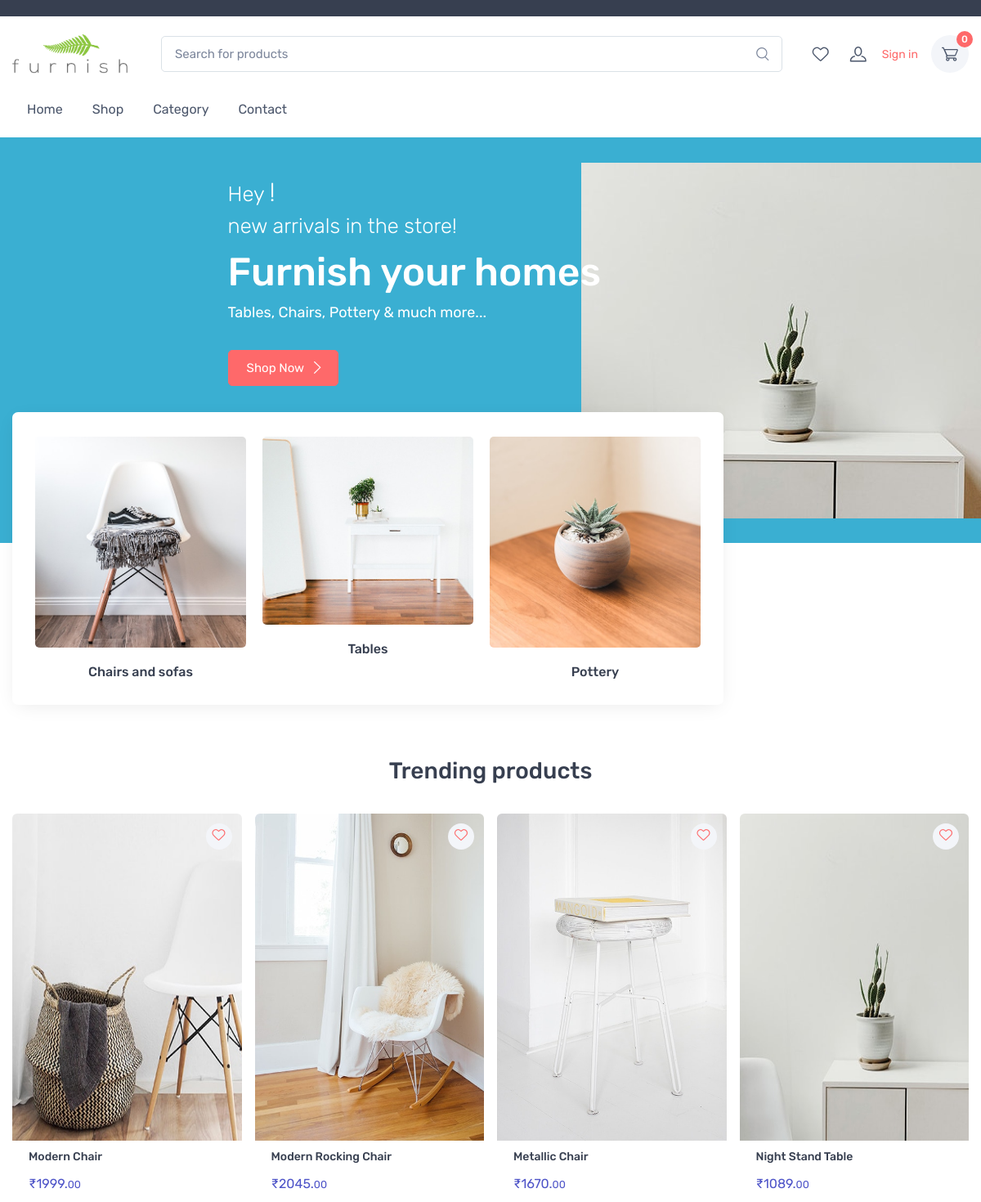
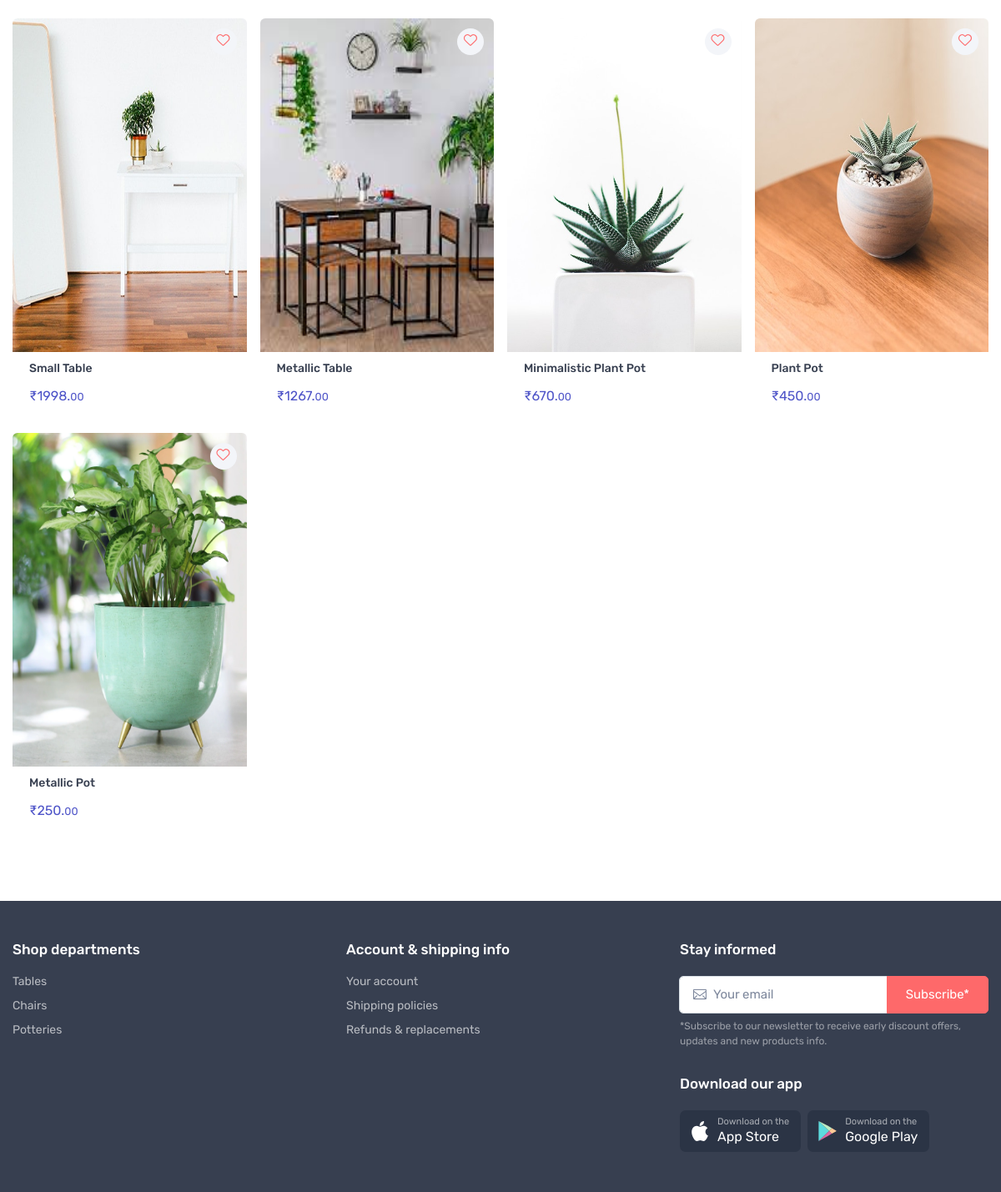
The page / on the database its author committed (2 pictures, top to bottom).
### category/models.py (models this page shows, shortened)
class Categorie(models.Model):
    category_name = models.CharField(max_length=50, unique=True)
    slug          = models.SlugField(max_length=100, unique=True, null=True)
    description   = models.TextField(max_length=225, blank=True)
    cat_image     = models.ImageField(upload_to='img/categories', blank=True)
    def get_url(self):
            return reverse('products_by_category', args=[self.slug])

### store/models.py (models this page shows, shortened)
class Product(models.Model):
    product_name    = models.CharField(max_length=200, unique=True)
    slug            = models.SlugField(max_length=200, unique=True)
    description     = models.TextField(max_length=500, blank=True)
    price           = models.IntegerField()
    images          = models.ImageField(upload_to='photos/products')
    stock           = models.IntegerField()
    is_available    = models.BooleanField(default=True)
    category        = models.ForeignKey(Categorie, on_delete=models.CASCADE)
    created_date    = models.DateTimeField(auto_now_add=True)
    modified_date   = models.DateTimeField(auto_now=True)
    def get_url(self):
        return reverse('product_detail', args=[self.category.slug, self.slug])

### accounts/views.py (the view)
# urls.py: path('',views.home,name='home'),
def home (request):
    ctgry = Categorie.objects.all()
    product = Product.objects.filter(is_available=True)
    return render(request, 'index.html',{'ctgry': ctgry, 'product':product})

### cart/context_processors.py (called while the page is built)
def counter(request):
    cart_count = 0
    if 'admin' in request.path:
        return {}
    else:
        try:
            cart = Cart.objects.filter(cart_id=_cart_id(request))
            if request.user.is_authenticated:
                cart_items = CartItem.objects.all().filter(user=request.user)
            else:
                cart_items = CartItem.objects.all().filter(cart=cart[:1])
            for cart_item in cart_items:
                cart_count += cart_item.quantity
        except Cart.DoesNotExist:
            cart_count = 0
    return dict(cart_count=cart_count)

def wish_counter(request):
    wish_count = 0
    if 'admin' in request.path:
        return {}
    else:
        try:
            cart = Cart.objects.filter(cart_id=_cart_id(request))
            if request.user.is_authenticated:
                wishitem = Wishlist.objects.all().filter(user=request.user)
            else:
                wishitem = Wishlist.objects.all().filter(cart=cart[:1])
            for item in wishitem:
                wish_count += 1
        except Cart.DoesNotExist:
            wish_count = 0
    return dict(wish_count=wish_count)

### cart/views.py (called while the page is built)
def _cart_id(request):
    cart = request.session.session_key
    if not cart:
        cart = request.session.create()
    return cart

### category/context_processors.py (called while the page is built)
def menu_links(request):
    links = Categorie.objects.all()
    return dict(links=links)

### templates/index.html (shortened to what this page needs)
{% extends 'base.html'%}
            {% block content %}
            {% load static %}
      <section >
        <div >
          <div class="px-lg-5" style="background-color: #3aafd2;">
            <div class="d-lg-flex justify-content-between align-items-center ps-lg-4"><img class="d-block order-lg-2 me-lg-n5 flex-shrink-0 " src="{% static 'img/sliderimage.jpg' %}" alt="Summer Collection">
              <div class="position-relative mx-auto me-lg-n5 py-5 px-4 mb-lg-5 order-lg-1" style="max-width: 42rem; z-index: 10;">
                <div class="pb-lg-5 mb-lg-5 text-center text-lg-start text-lg-nowrap">
                  <h3 class="h2 text-light fw-light pb-1 from-start"><small>Hey </small>{{user.first_name}}!<br><small>new arrivals in the store!</small></h3>
                  <h2 class="text-light display-5 from-start delay-1">Furnish your homes</h2>
                  <p class="fs-lg text-light pb-3 from-start delay-2">Tables, Chairs, Pottery &amp; much more...</p>
                  <div class="d-table scale-up delay-4 mx-auto mx-lg-0"><a class="btn btn-primary" href="{% url 'store' %}">Shop Now<i class="ci-arrow-right ms-2 me-n1"></i></a></div>
                </div>
              </div>
            </div>
          </div>
        </div>
      </section>
      <section class="container position-relative pt-3 pt-lg-0 pb-5 mt-lg-n10" style="z-index: 10;">
        <div class="row">
          <div class="col-xl-8 col-lg-9">
            <div class="card border-0 shadow-lg">
              <div class="card-body px-3 pt-grid-gutter pb-0">
                <div class="row g-0 ps-1">
                  {% for x in ctgry %}
                  <div class="col-sm-4 px-2 mb-grid-gutter"><a class="d-block text-center text-decoration-none me-1" href="{{x.get_url}}"><img class="d-block rounded mb-3" src="{{ x.cat_image.url }}" alt="{{ x.category_name }}">
                      <h3 class="fs-base pt-1 mb-0">{{ x.category_name }}</h3></a></div>
                  {% endfor %}
                </div>
              </div>
            </div>
          </div>
        </div>
      </section>
      <section class="container pt-md-3 pb-5 mb-md-3">
        <h2 class="h3 text-center">Trending products</h2>
        <div class="row pt-4 mx-n2">
          {% for x in product %}
          <div class="col-lg-3 col-md-4 col-sm-6 px-2 mb-4">
            <div class="card product-card">
              <button  class="btn-wishlist btn-sm" type="button" data-bs-toggle="tooltip" data-bs-placement="left" title="Add to wishlist"><a href="{% url 'add_to_wishlist' x.id %}"><i class="ci-heart" ></i></a></button><a class="card-img-top d-block overflow-hidden" href="{{x.get_url}}"><img style="height:25rem; max-width:20rem;" src="{{x.images.url}}" alt="Product"></a>
              <div class="card-body py-2"><a class="product-meta d-block fs-xs pb-1" href="#"></a>
                <h3 class="product-title fs-sm"><a href="shop-single-v1.html">{{x.product_name}}</a></h3>
                <div class="d-flex justify-content-between">
                  <div class="product-price"><span class="text-accent">₹{{x.price}}.<small>00</small></span></div>
                </div>
              </div>
            </div>
          </div>
          {% endfor %}
    </main>
    {% endblock content%}

### rows shown on the page
Categorie: cat_image (picture), category_name "Chairs and sofas"
Categorie: cat_image (picture), category_name "Tables"
Categorie: cat_image (picture), category_name "Pottery"
Product: images (picture), product_name "Modern Chair", price "1999"
Product: images (picture), product_name "Modern Rocking Chair", price "2045"
Product: images (picture), product_name "Metallic Chair", price "1670"
Product: images (picture), product_name "Night Stand Table", price "1089"
Product: images (picture), product_name "Small Table", price "1998"
Product: images (picture), product_name "Metallic Table", price "1267"
Product: images (picture), product_name "Minimalistic Plant Pot", price "670"
Product: images (picture), product_name "Plant Pot", price "450"
Product: images (picture), product_name "Metallic Pot", price "250"

### other values the page prints
{{ cart_count }} "0"
